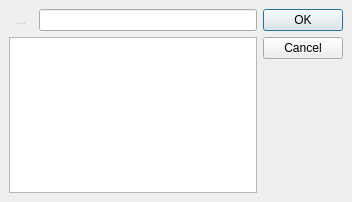
<ui version="4.0" >
 <class>SelectTaskDialog</class>
 <widget class="QDialog" name="SelectTaskDialog" >
  <property name="geometry" >
   <rect>
    <x>0</x>
    <y>0</y>
    <width>352</width>
    <height>202</height>
   </rect>
  </property>
  <property name="windowTitle" >
   <string>Select Task...</string>
  </property>
  <layout class="QGridLayout" >
   <property name="margin" >
    <number>9</number>
   </property>
   <property name="spacing" >
    <number>6</number>
   </property>
   <item row="1" column="0" colspan="2" >
    <widget class="QTreeView" name="treeView" />
   </item>
   <item rowspan="2" row="0" column="2" >
    <widget class="QDialogButtonBox" name="buttonBox" >
     <property name="orientation" >
      <enum>Qt::Vertical</enum>
     </property>
     <property name="standardButtons" >
      <set>QDialogButtonBox::Cancel|QDialogButtonBox::NoButton|QDialogButtonBox::Ok</set>
     </property>
    </widget>
   </item>
   <item row="0" column="1" >
    <widget class="QLineEdit" name="lineEditFilter" />
   </item>
   <item row="0" column="0" >
    <widget class="QToolButton" name="buttonClearFilter" >
     <property name="enabled" >
      <bool>false</bool>
     </property>
     <property name="text" >
      <string>...</string>
     </property>
     <property name="autoRaise" >
      <bool>true</bool>
     </property>
    </widget>
   </item>
  </layout>
 </widget>
 <tabstops>
  <tabstop>lineEditFilter</tabstop>
  <tabstop>buttonBox</tabstop>
  <tabstop>treeView</tabstop>
  <tabstop>buttonClearFilter</tabstop>
 </tabstops>
 <resources/>
 <connections>
  <connection>
   <sender>buttonBox</sender>
   <signal>accepted()</signal>
   <receiver>SelectTaskDialog</receiver>
   <slot>accept()</slot>
   <hints>
    <hint type="sourcelabel" >
     <x>300</x>
     <y>26</y>
    </hint>
    <hint type="destinationlabel" >
     <x>285</x>
     <y>1</y>
    </hint>
   </hints>
  </connection>
  <connection>
   <sender>buttonBox</sender>
   <signal>rejected()</signal>
   <receiver>SelectTaskDialog</receiver>
   <slot>reject()</slot>
   <hints>
    <hint type="sourcelabel" >
     <x>320</x>
     <y>58</y>
    </hint>
    <hint type="destinationlabel" >
     <x>318</x>
     <y>-2</y>
    </hint>
   </hints>
  </connection>
  <connection>
   <sender>buttonClearFilter</sender>
   <signal>clicked()</signal>
   <receiver>lineEditFilter</receiver>
   <slot>clear()</slot>
   <hints>
    <hint type="sourcelabel" >
     <x>24</x>
     <y>23</y>
    </hint>
    <hint type="destinationlabel" >
     <x>80</x>
     <y>18</y>
    </hint>
   </hints>
  </connection>
 </connections>
</ui>
